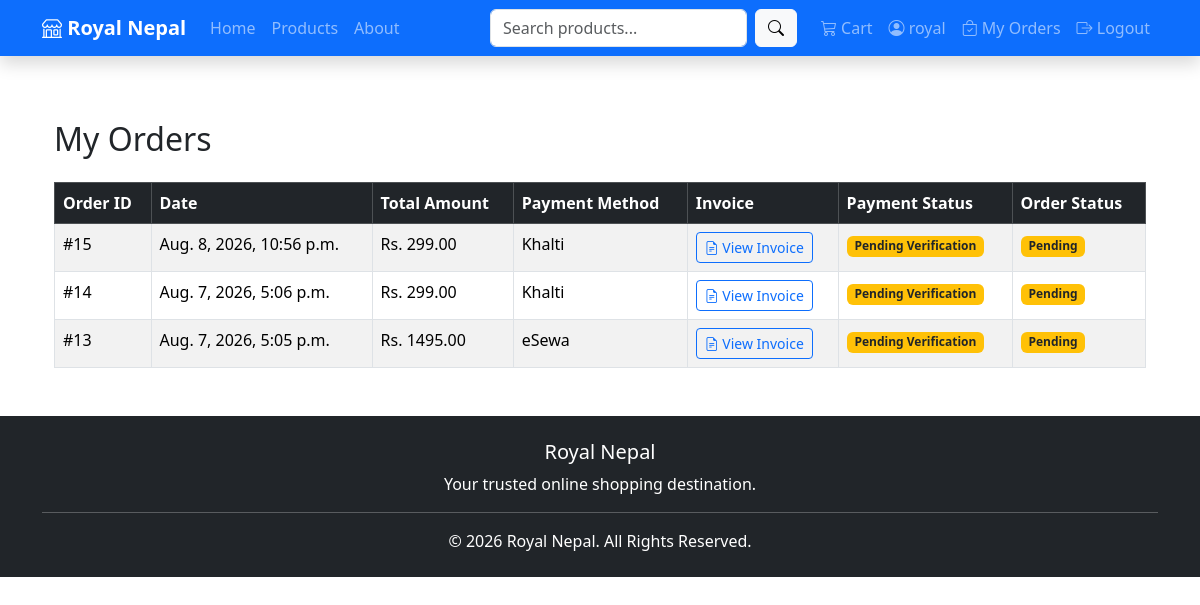
Page /orders/my-orders/ (signed in) on the committed database.
### orders/models.py (models this page shows, shortened)
class Order(models.Model):
    STATUS_CHOICES = [
        ("Pending", "Pending"),
        ("Confirmed", "Confirmed"),
        ("Shipped", "Shipped"),
        ("Delivered", "Delivered"),
    ]
    user = models.ForeignKey(User, on_delete=models.CASCADE)
    full_name = models.CharField(max_length=100)
    phone = models.CharField(max_length=20)
    email = models.EmailField()
    address = models.TextField()
    total_amount = models.DecimalField(
        max_digits=10,
        decimal_places=2
    )
    status = models.CharField(
        max_length=20,
        choices=STATUS_CHOICES,
        default="Pending"
    )
    payment_method = models.CharField(
        max_length=20,
        blank=True
    )
    payment_screenshot = models.ImageField(
        upload_to="payments/",
        blank=True,
        null=True
    )
    payment_status = models.CharField(
        max_length=30,
        default="Pending Verification"
    )
    stock_reduced = models.BooleanField(default=False)
    created_at = models.DateTimeField(
        auto_now_add=True
    )

### orders/views.py (the view)
# urls.py: path("my-orders/", views.my_orders, name="my_orders"),
@login_required
def my_orders(request):
    orders = Order.objects.filter(
        user=request.user
    ).order_by("-id")
    return render(
        request,
        "orders/my_orders.html",
        {
            "orders": orders
        }
    )

### templates/orders/my_orders.html
{% extends 'base.html' %}
{% block content %}
<div class="container mt-5">
    <h2 class="mb-4">
        My Orders
    </h2>
    {% if orders %}
    <table class="table table-bordered table-striped table-hover">
        <thead class="table-dark">
            <tr>
                <th>Order ID</th>
                <th>Date</th>
                <th>Total Amount</th>
                <th>Payment Method</th>
                <th>Invoice</th>
                <th>Payment Status</th>
                <th>Order Status</th>
            </tr>
        </thead>
        <tbody>
        {% for order in orders %}
        <tr>
            <td>#{{ order.id }}</td>
            <td>{{ order.created_at }}</td>
            <td>Rs. {{ order.total_amount }}</td>
            <td>{{ order.payment_method }}</td>
            <td>
    <a href="{% url 'invoice' order.id %}"
       class="btn btn-outline-primary btn-sm">
        <i class="bi bi-file-earmark-text"></i>
        View Invoice
    </a>
</td>
            <td>
                {% if order.payment_status == "Pending Verification" %}
                    <span class="badge bg-warning text-dark">
                        Pending Verification
                    </span>
                {% elif order.payment_status == "Verified" %}
                    <span class="badge bg-success">
                        Verified
                    </span>
                {% elif order.payment_status == "Rejected" %}
                    <span class="badge bg-danger">
                        Rejected
                    </span>
                {% else %}
                    <span class="badge bg-secondary">
                        {{ order.payment_status }}
                    </span>
                {% endif %}
            </td>
            <td>
                {% if order.status == "Pending" %}
                    <span class="badge bg-warning text-dark">
                        Pending
                    </span>
                {% elif order.status == "Confirmed" %}
                    <span class="badge bg-primary">
                        Confirmed
                    </span>
                {% elif order.status == "Shipped" %}
                    <span class="badge bg-info text-dark">
                        Shipped
                    </span>
                {% elif order.status == "Delivered" %}
                    <span class="badge bg-success">
                        Delivered
                    </span>
                {% else %}
                    <span class="badge bg-secondary">
                        {{ order.status }}
                    </span>
                {% endif %}
            </td>
        </tr>
        {% endfor %}
        </tbody>
    </table>
    {% else %}
        <div class="alert alert-info">
            <h5>No Orders Found</h5>
            <p>You haven't placed any orders yet.</p>
        </div>
    {% endif %}
</div>
{% endblock %}

### templates/base.html (shortened to what this page needs)
<!DOCTYPE html>
<html lang="en">
<head>
<link href="https://cdn.jsdelivr.net/npm/bootstrap@5.3.7/dist/css/bootstrap.min.css" rel="stylesheet">
<link rel="stylesheet" href="https://cdn.jsdelivr.net/npm/bootstrap-icons@1.13.1/font/bootstrap-icons.min.css">
</head>
<body>
<nav class="navbar navbar-expand-lg navbar-dark bg-primary shadow fixed-top">
<div class="container">
    <a class="navbar-brand fw-bold" href="{% url 'home' %}">
        <i class="bi bi-shop"></i>
        Royal Nepal
    </a>
    <div class="collapse navbar-collapse" id="navbarNav">
        <ul class="navbar-nav me-auto">
            <li class="nav-item">
                <a class="nav-link" href="{% url 'home' %}">
                    Home
                </a>
            </li>
            <li class="nav-item">
                <a class="nav-link" href="{% url 'products' %}">
                    Products
                </a>
            </li>
            <li class="nav-item">
                <a class="nav-link" href="{% url 'about' %}">
                    About
                </a>
            </li>
        </ul>
        <form class="d-flex me-3"
              method="GET"
              action="{% url 'products' %}">
            <input
                class="form-control me-2"
                type="search"
                name="q"
                placeholder="Search products..."
                value="{{ request.GET.q }}">
            <button
                class="btn btn-light"
                type="submit">
                <i class="bi bi-search"></i>
            </button>
        </form>
        <ul class="navbar-nav">
            <li class="nav-item">
                <a class="nav-link"
                   href="{% url 'cart' %}">
                    <i class="bi bi-cart3"></i>
                    Cart
                </a>
            </li>
            {% if user.is_authenticated %}
            <li class="nav-item">
                <a class="nav-link"
                   href="{% url 'profile' %}">
                    <i class="bi bi-person-circle"></i>
                    {{ user.username }}
                </a>
            </li>
            <li class="nav-item">
                <a class="nav-link"
                   href="{% url 'my_orders' %}">
                    <i class="bi bi-bag-check"></i>
                    My Orders
                </a>
            </li>
            <li class="nav-item">
                <a class="nav-link"
                   href="{% url 'logout' %}">
                    <i class="bi bi-box-arrow-right"></i>
                    Logout
                </a>
            </li>
            {% endif %}
        </ul>
    </div>
</div>
</nav>
<div class="container mt-5 pt-4">
{% block content %}
{% endblock %}
</div>
<footer class="bg-dark text-white mt-5">
<div class="container text-center py-4">
    <h5>
        Royal Nepal
    </h5>
    <p>
        Your trusted online shopping destination.
    </p>
    <hr>
    <p class="mb-0">
        © 2026 Royal Nepal. All Rights Reserved.
    </p>
</div>
</footer>
</body>
</html>

### rows in the picture
Order: id "15", created_at "Aug. 8, 2026, 10:56 p.m.", total_amount "299.00", payment_method "Khalti", shows "Pending Verification", status "Pending"
Order: id "14", created_at "Aug. 7, 2026, 5:06 p.m.", total_amount "299.00", payment_method "Khalti", shows "Pending Verification", status "Pending"
Order: id "13", created_at "Aug. 7, 2026, 5:05 p.m.", total_amount "1495.00", payment_method "eSewa", shows "Pending Verification", status "Pending"

### other values in the picture
{{ user.username }} "royal"
